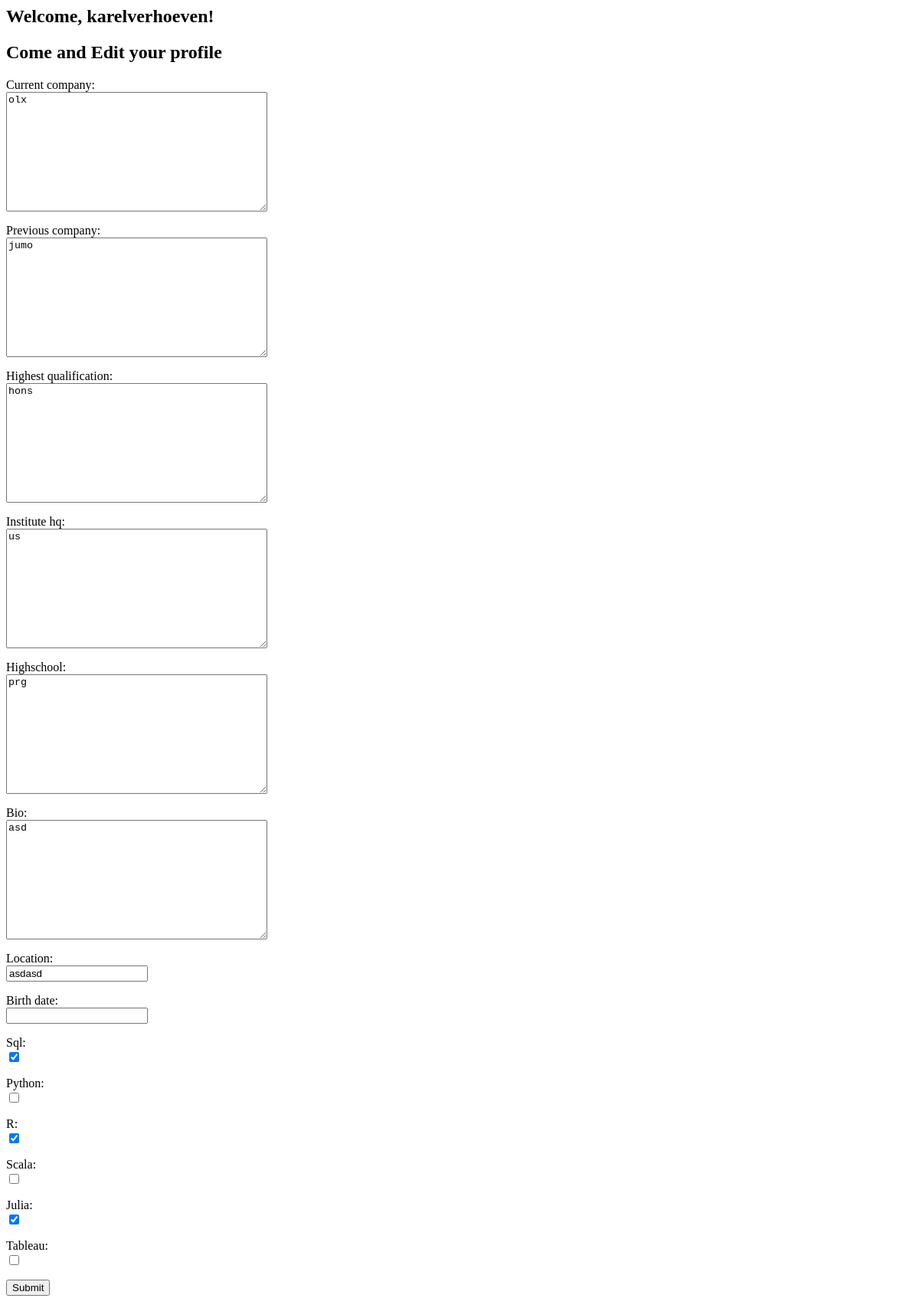
Before: /createprofile/employee/edit/ (signed in) with the older database file.
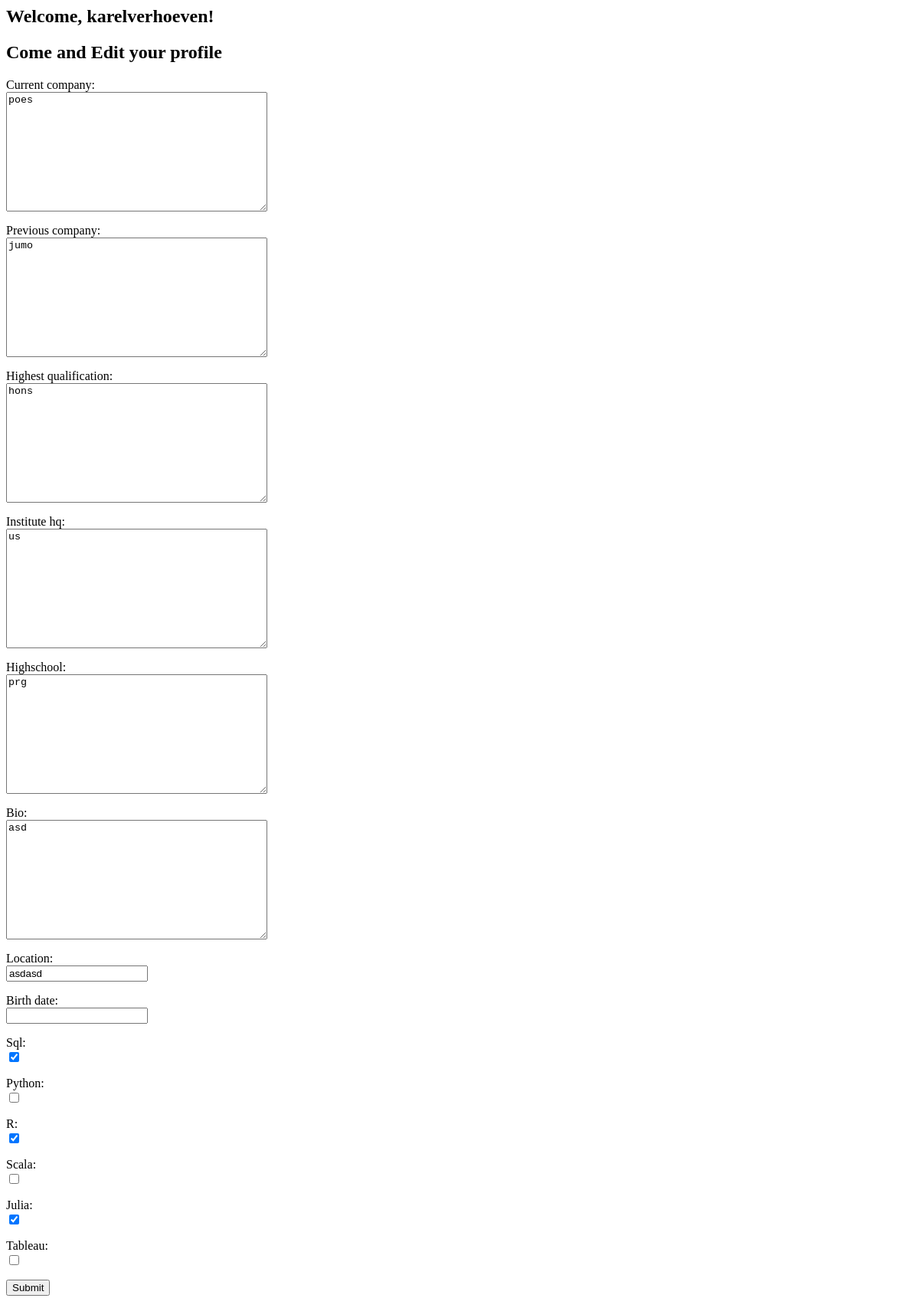
After: the same page with the newer database file.
### createprofile/models.py (models this page shows)
class Employee_Profile(models.Model):
    user = models.OneToOneField(User, on_delete=models.CASCADE)
    current_company = models.TextField(max_length=100, blank=True)
    previous_company = models.TextField(max_length=100, blank=True)
    highest_qualification =  models.TextField(max_length=100, blank=True)
    institute_hq =  models.TextField(max_length=100, blank=True)
    highschool = models.TextField(max_length=100, blank=True)
    bio = models.TextField(max_length=500, blank=True)
    location = models.CharField(max_length=30, blank=True)
    birth_date = models.DateField(null=True, blank=True)
    sql = models.BooleanField(default = False)
    python = models.BooleanField(default = False)
    r = models.BooleanField(default = False)
    scala = models.BooleanField(default = False)
    julia  = models.BooleanField(default = False)
    tableau = models.BooleanField(default = False)

### createprofile/views.py (the view)
def emplyee_edit_profile(request):
    if request.method== 'POST':
        try:
            u = Employee_Profile.objects.get(user=request.user)
            form = CreateProfileFromEE(request.POST, instance=u)
        except ObjectDoesNotExist:
            form = CreateProfileFromEE(request.POST, request.FILES)
        if form.is_valid():  #is_valid is function not property
            profile = form.save(commit=False)
            profile.user = request.user
            profile.save()
            return HttpResponse("Made it")
    else:
        try:
            u = Employee_Profile.objects.get(user=request.user)
            form = CreateProfileFromEE(initial = request.POST, instance=u) #No request.POST
        except ObjectDoesNotExist:
            form = CreateProfileFromEE(request.FILES)
    return render(request, 'createprofile/employee_edit_profile.html', {'form': form})

### createprofile/forms.py
class CreateProfileFromEE(forms.ModelForm):
	class Meta:
		model = Employee_Profile
		fields = (
				'current_company',
				'previous_company',
				'highest_qualification',
				'institute_hq',
				'highschool',
				'bio',
				'location',
				'birth_date',
				'sql',
				'python',
				'r',
				'scala',
				'julia',
				'tableau',)

### createprofile/templates/createprofile/employee_edit_profile.html (shortened to what this page needs)
<h2>Welcome, {{ user.username }}!</h2>
{% block content %}
  <h2>Come and Edit your profile</h2>
  <form method="post">
    {% for field in form %}
      <p>
        {{ field.label_tag }}<br>
        {{ field }}
      </p>
    {% endfor %}
    <button type="submit">Submit</button>
  </form>
{% endblock %}

Changed rows visible on the page:
changed Employee_Profile "jumo": current_company "olx" → "poes"
